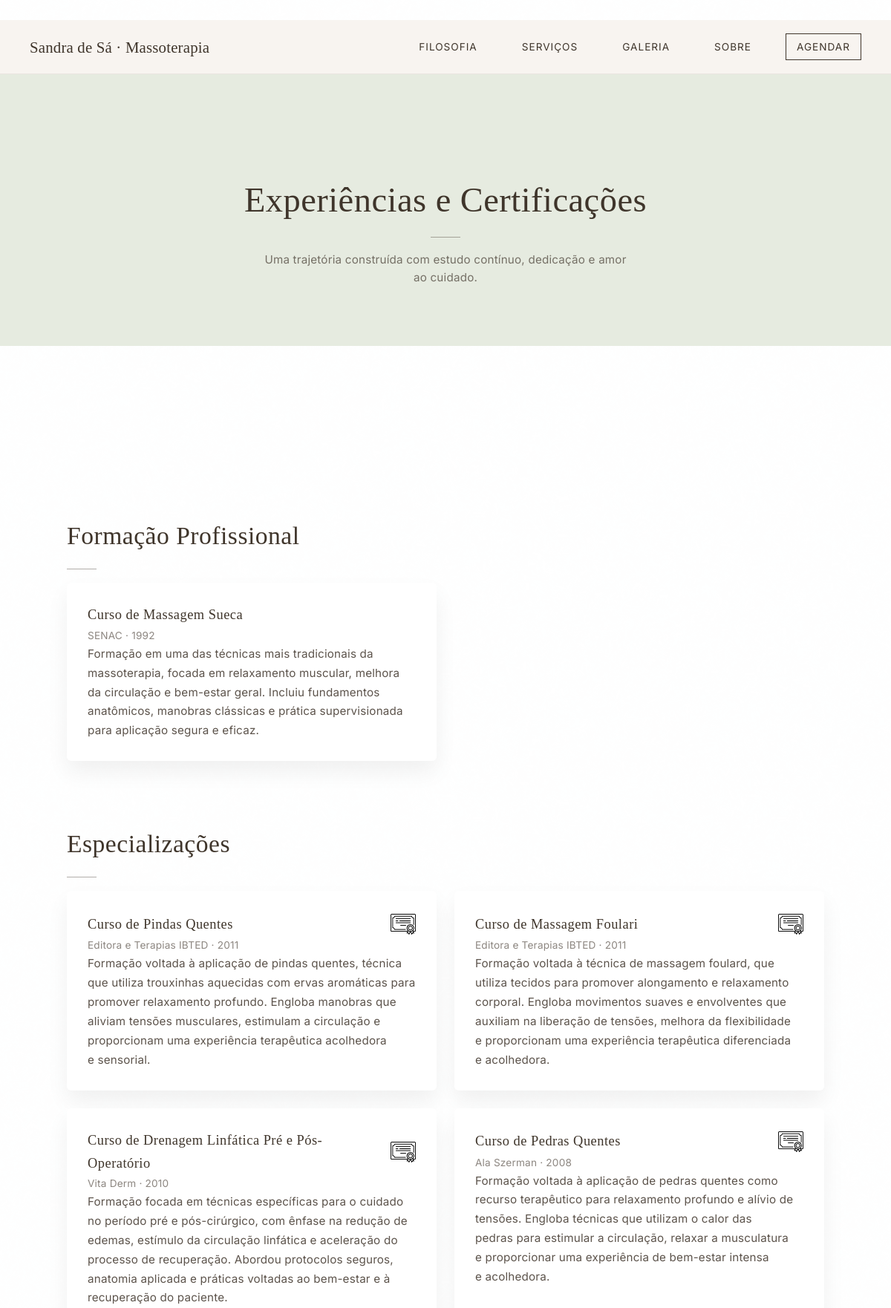
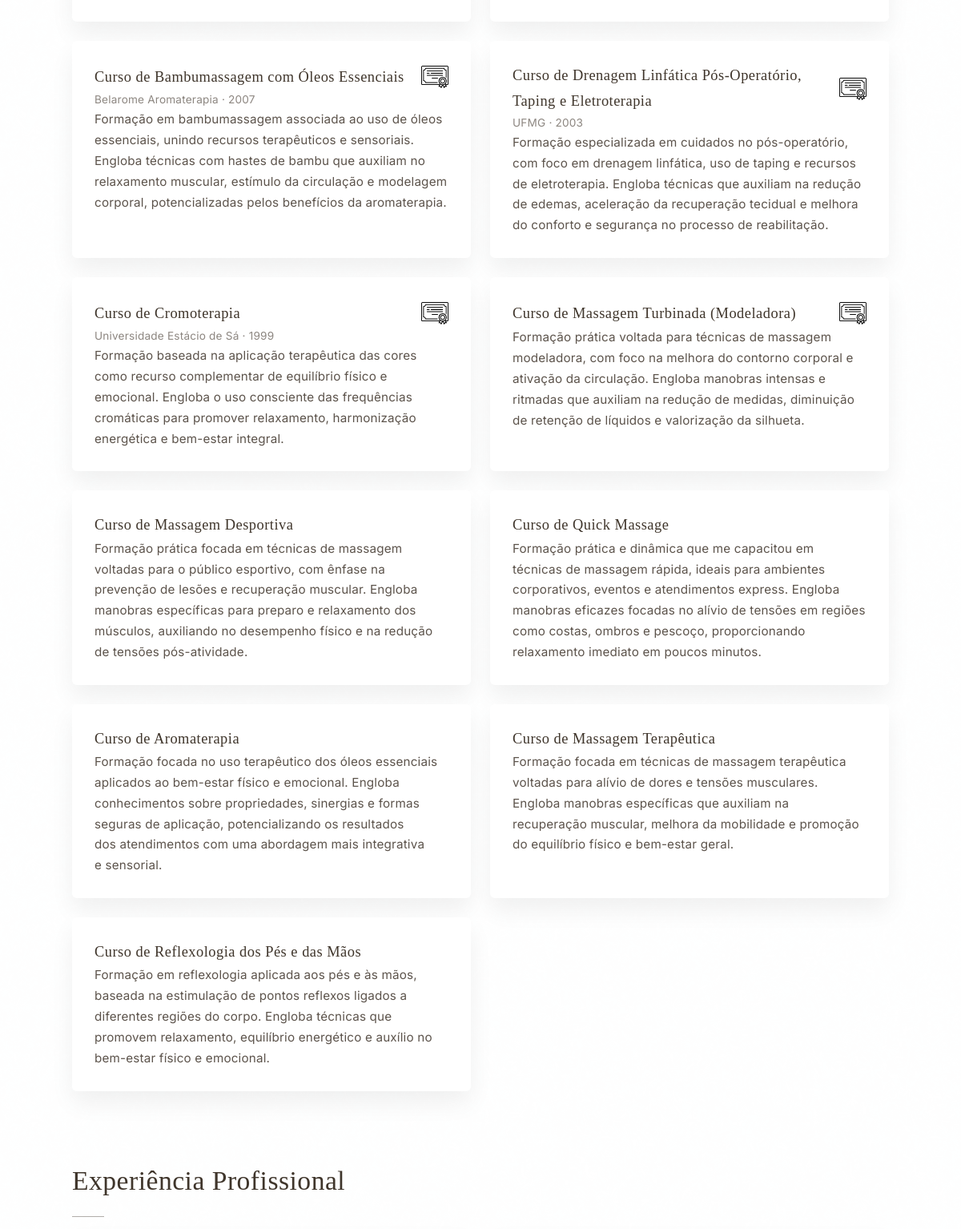
Page /certificacoes/ (upper part) on the committed database (2 pictures, top to bottom).
### core/models.py (models this page shows, shortened)
class Certification(models.Model):
    SECTION_CHOICES = [
        ("formacao", "Formação Profissional"),
        ("especializacoes", "Especializações"),
        ("experiencia", "Experiência Profissional"),
        ("eventos", "Experiências em Evento"),
    ]
    section = models.CharField(
        max_length=30,
        choices=SECTION_CHOICES,
        verbose_name="Seção",
        default="formacao",
    )
    title = models.CharField(max_length=200, verbose_name="Título")
    institution = models.CharField(
        max_length=200,
        blank=True,
        verbose_name="Instituição",
    )
    year = models.CharField(
        max_length=20,
        blank=True,
        verbose_name="Ano",
    )
    description = models.TextField(
        blank=True,
        verbose_name="Descrição"
    )
    certificate_image = models.ImageField(
        upload_to="certificates/",
        blank=True,
        null=True,
        verbose_name="Imagem do certificado"
    )
    order = models.PositiveIntegerField(
        default=0,
        help_text="Ordem dentro da seção",
        verbose_name="Ordem",
    )
    class Meta:
        ordering = ["section", "order", "-year"]
        verbose_name = "Certificação"
        verbose_name_plural = "Certificações"

### core/views.py (the view)
# urls.py: path("certificacoes/", views.certifications, name="certifications"),
def certifications(request):
    certifications = Certification.objects.all()
    context = {
        "formacao": certifications.filter(section="formacao"),
        "especializacoes": certifications.filter(section="especializacoes"),
        "experiencia": certifications.filter(section="experiencia"),
        "eventos": certifications.filter(section="eventos"),
    }
    return render(request, "core/certifications.html", context)

### core/templates/core/certifications.html (shortened to what this page needs)
﻿{% extends "core/base.html" %}
{% load static %}
{% block content %}
<section class="hero-base hero-soft">
  <div class="hero-inner">
    <h1>Experiências e Certificações</h1>
    <p>Uma trajetória construída com estudo contínuo, dedicação e amor ao cuidado.</p>
  </div>
</section>
<section class="certifications-section">
  <div class="cert-wrapper">
    {% if formacao or especializacoes or experiencia or eventos %}
      {% include "core/partials/cert_section.html" with title="Formação Profissional" items=formacao %}
      {% include "core/partials/cert_section.html" with title="Especializações" items=especializacoes %}
      {% include "core/partials/cert_section.html" with title="Experiência Profissional" items=experiencia %}
    {% else %}
      <p class="cert-empty">Nenhuma certificação cadastrada ainda.</p>
    {% endif %}
  </div>
</section>
{% endblock %}

### core/templates/core/base.html (shortened to what this page needs)
﻿{% load static %}
<!DOCTYPE html>
<html lang="pt-BR">
<head>
    <link rel="stylesheet" href="{% static 'core/css/global.css' %}">
    <link rel="stylesheet" href="{% static 'core/css/header.css' %}">
    <link rel="stylesheet" href="{% static 'core/css/footer.css' %}">
    <link rel="stylesheet" href="{% static 'core/css/sections.css' %}">
    <link rel="stylesheet" href="{% static 'core/css/gallery.css' %}">
    <link rel="stylesheet" href="{% static 'core/css/certifications.css' %}">
    <link rel="stylesheet" href="{% static 'core/css/services.css' %}">
</head>
<body>
    <header class="site-header">
        <div class="header-inner">
            <a href="{% url 'home' %}" class="logo-link">
                <span class="logo logo-text">Sandra de Sá · Massoterapia</span>
            </a>
            <nav class="nav nav-desktop">
                <a href="{% url 'home' %}#philosophy">Filosofia</a>
                <a href="{% url 'services' %}">Serviços</a>
                <a href="{% url 'gallery' %}">Galeria</a>
                <a href="{% url 'home' %}#about">Sobre</a>
                <a href="{% url 'home' %}#contact" class="nav-cta">Agendar</a>
            </nav>
        </div>
    </header>
    {% block content %}{% endblock %}
</body>
</html>

### core/templates/core/partials/cert_section.html
﻿{% load static %}
{% if items %}
<section class="cert-section">
    <h2>{{ title }}</h2>
    <div class="cert-list">
        {% for cert in items %}
        <div class="cert-item">
            <div class="cert-title-row">
                <h3>{{ cert.title }}</h3>
                {% if cert.certificate_image %}
                <button
                    type="button"
                    class="cert-badge"
                    data-cert-image="{{ cert.certificate_image.url }}"
                    data-cert-title="{{ cert.title }}"
                    aria-label="Ver certificado de {{ cert.title }}"
                >
                    <img src="{% static 'core/images/cert-badge.png' %}" alt="" aria-hidden="true">
                </button>
                {% endif %}
            </div>
            {% if cert.institution %}
            <p class="cert-meta">
                {{ cert.institution }}
                {% if cert.year %} · {{ cert.year }}{% endif %}
            </p>
            {% endif %}
            {% if cert.description %}
            <p>{{ cert.description }}</p>
            {% endif %}
        </div>
        {% endfor %}
    </div>
</section>
{% endif %}

### core/static/core/css/global.css (style rules this page uses)
:root { --bege-claro: #F7F3EE; --bege-medio: #E2C8B3; --verde-oliva: #A8AD8F; --verde-claro: #E6EBE0; --marrom-texto: #3F352B; --branco: #FFFFFF; --sombra-suave: rgba(0, 0, 0, 0.06); --sombra-media: rgba(0, 0, 0, 0.08); --sombra-forte: rgba(0, 0, 0, 0.35); }
*, *::before, *::after { margin: 0; padding: 0; box-sizing: border-box; }
body { font-family: 'Inter', sans-serif; font-weight: 400; letter-spacing: 0.2px; line-height: 1.7; color: var(--marrom-texto); background-color: var(--branco); }
body::before { content: ""; position: absolute; inset: 0; background-image: url("../images/paper-fibers.png"); opacity: 0.05; pointer-events: none; z-index: -1; }
body > * { position: relative; z-index: 1; }
p { max-width: 520px; font-size: 0.95rem; color: rgba(63, 53, 43, 0.85); text-wrap: pretty; }
html { scroll-behavior: smooth; }
h1, h2, h3 { font-family: 'Playfair Display', serif; font-weight: 500; letter-spacing: 0.5px; }
h1 { font-size: 2.9rem; }
h2 { font-size: 2.1rem; }
h3 { font-size: 1.15rem; }
h2::after { content: ""; display: block; width: 40px; height: 1px; margin-top: 16px; background-color: var(--marrom-texto); opacity: 0.4; }

### core/static/core/css/header.css (style rules this page uses)
.site-header { position: sticky; top: 0; z-index: 1000; overflow: visible; background-color: rgba(247, 243, 238, 0.85); backdrop-filter: blur(6px); border-bottom: 1px solid rgba(63, 53, 43, 0.08); transition: transform 0.35s ease, opacity 0.25s ease; }
.header-inner { max-width: 1200px; margin: 0 auto; padding: 18px 40px; display: flex; align-items: center; justify-content: space-between; }
.logo-link { display: flex; align-items: center; text-decoration: none; color: inherit; }
.logo { font-family: 'Playfair Display', serif; font-size: 1.3rem; color: var(--marrom-texto); }
.logo-text { transition: opacity 0.2s ease; }
.nav { display: flex; gap: 32px; }
.nav a { height: 36px; padding: 0 14px; display: inline-flex; align-items: center; font-size: 0.85rem; letter-spacing: 1px; text-transform: uppercase; color: var(--marrom-texto); text-decoration: none; position: relative; }
.nav a::after { content: ""; position: absolute; left: 10%; bottom: 4px; width: 0; height: 1px; background-color: var(--marrom-texto); opacity: 0.6; transition: width 0.3s ease; }
.nav-cta { border: 1px solid var(--marrom-texto); font-size: 0.8rem; }
.nav-cta::after { display: none; }

### core/static/core/css/sections.css (style rules this page uses)
.hero-inner { max-width: 680px; margin: 0 auto; }
.hero-base h1 { margin-bottom: 18px; line-height: 1.3; }
.hero-base p { margin: 0 auto; max-width: 520px; line-height: 1.6; opacity: 0.8; }
.hero-base h1::after { content: ""; display: block; width: 40px; height: 1px; margin: 18px auto 0; background: currentColor; opacity: 0.4; }
.hero-inner { animation: fadeUp 0.8s ease both; }
section { position: relative; margin-bottom: 120px; scroll-margin-top: 90px; }

### core/static/core/css/gallery.css (style rules this page uses)
.hero-soft { background-color: var(--verde-claro); }

### core/static/core/css/certifications.css (style rules this page uses)
.hero-soft { background-color: var(--verde-claro); }
.certifications-section { max-width: 1100px; margin: 0 auto; padding: 80px 40px 120px; }
.cert-meta { font-size: 0.85rem; opacity: 0.7; }
.cert-section { margin-bottom: 56px; }
.cert-section h2 { margin-bottom: 18px; }
.cert-list { display: grid; grid-template-columns: repeat(2, 1fr); gap: 24px; }
.cert-item { position: relative; background: white; padding: 28px; border-radius: 6px; box-shadow: 0 15px 30px var(--sombra-suave); transition: transform 0.3s ease, box-shadow 0.3s ease; }
.cert-title-row { display: flex; align-items: center; justify-content: space-between; gap: 16px; }
.cert-title-row h3 { margin: 0; }
.cert-badge { display: inline-flex; align-items: center; border: none; background: transparent; padding: 0; cursor: pointer; }
.cert-badge img { width: 34px; height: 34px; display: block; background: transparent; border: 0; }

### rows in the picture
Certification: title "Curso de Massagem Sueca", institution "SENAC", year "1992", description "Formação em uma das técnicas mais tradicionais da massoterapia, focada em relaxamento muscular, melhora da circulação e bem-estar geral. Incluiu fundamentos anatômicos, manobras clássicas e prática supervisionada para aplicação segura e eficaz."
Certification: title "Curso de Pindas Quentes", institution "Editora e Terapias IBTED", year "2011", description "Formação voltada à aplicação de pindas quentes, técnica que utiliza trouxinhas aquecidas com ervas aromáticas para promover relaxamento profundo. Engloba manobras que aliviam tensões musculares, estimulam a circulação e proporcionam uma experiência terapêutica acolhedora e sensorial."
Certification: title "Curso de Massagem Foulari", institution "Editora e Terapias IBTED", year "2011", description "Formação voltada à técnica de massagem foulard, que utiliza tecidos para promover alongamento e relaxamento corporal. Engloba movimentos suaves e envolventes que auxiliam na liberação de tensões, melhora da flexibilidade e proporcionam uma experiência terapêutica diferenciada e acolhedora."
Certification: title "Curso de Drenagem Linfática Pré e Pós-Operatório", institution "Vita Derm", year "2010", description "Formação focada em técnicas específicas para o cuidado no período pré e pós-cirúrgico, com ênfase na redução de edemas, estímulo da circulação linfática e aceleração do processo de recuperação. Abordou protocolos seguros, anatomia aplicada e práticas voltadas ao bem-estar e à recuperação do paciente."
Certification: title "Curso de Pedras Quentes", institution "Ala Szerman", year "2008", description "Formação voltada à aplicação de pedras quentes como recurso terapêutico para relaxamento profundo e alívio de tensões. Engloba técnicas que utilizam o calor das pedras para estimular a circulação, relaxar a musculatura e proporcionar uma experiência de bem-estar intensa e acolhedora."
Certification: title "Curso de Bambumassagem com Óleos Essenciais", institution "Belarome Aromaterapia", year "2007", description "Formação em bambumassagem associada ao uso de óleos essenciais, unindo recursos terapêuticos e sensoriais. Engloba técnicas com hastes de bambu que auxiliam no relaxamento muscular, estímulo da circulação e modelagem corporal, potencializadas pelos benefícios da aromaterapia."
Certification: title "Curso de Drenagem Linfática Pós-Operatório, Taping e Eletroterapia", institution "UFMG", year "2003", description "Formação especializada em cuidados no pós-operatório, com foco em drenagem linfática, uso de taping e recursos de eletroterapia. Engloba técnicas que auxiliam na redução de edemas, aceleração da recuperação tecidual e melhora do conforto e segurança no processo de reabilitação."
Certification: title "Curso de Cromoterapia", institution "Universidade Estácio de Sá", year "1999", description "Formação baseada na aplicação terapêutica das cores como recurso complementar de equilíbrio físico e emocional. Engloba o uso consciente das frequências cromáticas para promover relaxamento, harmonização energética e bem-estar integral."
Certification: title "Curso de Massagem Turbinada (Modeladora)", description "Formação prática voltada para técnicas de massagem modeladora, com foco na melhora do contorno corporal e ativação da circulação. Engloba manobras intensas e ritmadas que auxiliam na redução de medidas, diminuição de retenção de líquidos e valorização da silhueta."
Certification: title "Curso de Massagem Desportiva", description "Formação prática focada em técnicas de massagem voltadas para o público esportivo, com ênfase na prevenção de lesões e recuperação muscular. Engloba manobras específicas para preparo e relaxamento dos músculos, auxiliando no desempenho físico e na redução de tensões pós-atividade."
Certification: title "Curso de Quick Massage", description "Formação prática e dinâmica que me capacitou em técnicas de massagem rápida, ideais para ambientes corporativos, eventos e atendimentos express. Engloba manobras eficazes focadas no alívio de tensões em regiões como costas, ombros e pescoço, proporcionando relaxamento imediato em poucos minutos."
Certification: title "Curso de Aromaterapia", description "Formação focada no uso terapêutico dos óleos essenciais aplicados ao bem-estar físico e emocional. Engloba conhecimentos sobre propriedades, sinergias e formas seguras de aplicação, potencializando os resultados dos atendimentos com uma abordagem mais integrativa e sensorial."
Certification: title "Curso de Massagem Terapêutica", description "Formação focada em técnicas de massagem terapêutica voltadas para alívio de dores e tensões musculares. Engloba manobras específicas que auxiliam na recuperação muscular, melhora da mobilidade e promoção do equilíbrio físico e bem-estar geral."
Certification: title "Curso de Reflexologia dos Pés e das Mãos", description "Formação em reflexologia aplicada aos pés e às mãos, baseada na estimulação de pontos reflexos ligados a diferentes regiões do corpo. Engloba técnicas que promovem relaxamento, equilíbrio energético e auxílio no bem-estar físico e emocional."

### other values in the picture
{{ title }} "Formação Profissional Especializações Experiência Profissional"
